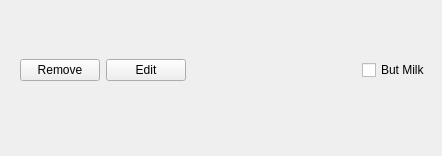
<?xml version="1.0" encoding="UTF-8"?>
<ui version="4.0">
 <class>Task</class>
 <widget class="QWidget" name="Task">
  <property name="geometry">
   <rect>
    <x>0</x>
    <y>0</y>
    <width>442</width>
    <height>156</height>
   </rect>
  </property>
  <property name="windowTitle">
   <string>Form</string>
  </property>
  <widget class="QWidget" name="horizontalLayoutWidget">
   <property name="geometry">
    <rect>
     <x>20</x>
     <y>20</y>
     <width>411</width>
     <height>101</height>
    </rect>
   </property>
   <layout class="QHBoxLayout" name="horizontalLayout">
    <item>
     <widget class="QPushButton" name="removeButton">
      <property name="text">
       <string>Remove</string>
      </property>
     </widget>
    </item>
    <item>
     <widget class="QPushButton" name="editButton">
      <property name="text">
       <string>Edit</string>
      </property>
     </widget>
    </item>
    <item>
     <spacer name="horizontalSpacer">
      <property name="orientation">
       <enum>Qt::Horizontal</enum>
      </property>
      <property name="sizeHint" stdset="0">
       <size>
        <width>40</width>
        <height>20</height>
       </size>
      </property>
     </spacer>
    </item>
    <item>
     <widget class="QCheckBox" name="checkBox">
      <property name="text">
       <string>But Milk</string>
      </property>
     </widget>
    </item>
   </layout>
  </widget>
 </widget>
 <resources/>
 <connections/>
</ui>
